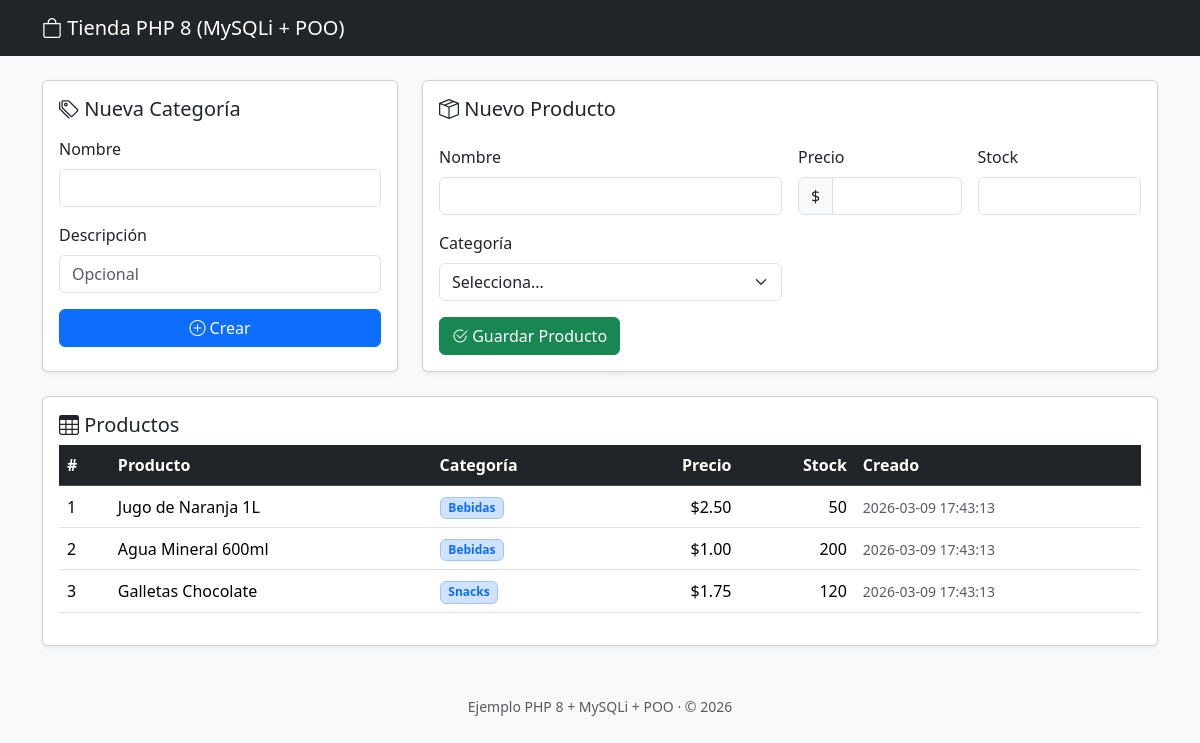
The page / on the database its author committed.
### tables this page shows
CREATE TABLE productos (
  id INT AUTO_INCREMENT PRIMARY KEY,
  nombre VARCHAR(150) NOT NULL,
  precio DECIMAL(10,2) NOT NULL CHECK (precio >= 0),
  categoria_id INT NOT NULL,
  stock INT NOT NULL DEFAULT 0 CHECK (stock >= 0),
  creado_en TIMESTAMP DEFAULT CURRENT_TIMESTAMP,
  CONSTRAINT fk_productos_categorias
    FOREIGN KEY (categoria_id) REFERENCES categorias(id)
    ON UPDATE CASCADE ON DELETE RESTRICT
);

CREATE TABLE categorias (
  id INT AUTO_INCREMENT PRIMARY KEY,
  nombre VARCHAR(100) NOT NULL,
  descripcion VARCHAR(255) NULL,
  creado_en TIMESTAMP DEFAULT CURRENT_TIMESTAMP
);

### repositories/ProductoRepository.php (called while the page is built, shortened)
<?php
class ProductoRepository
{
    public function allWithCategoria(): array
    {
        $sql = "
            SELECT p.id, p.nombre, p.precio, p.stock, p.creado_en,
                   c.nombre AS categoria
            FROM productos p
            INNER JOIN categorias c ON c.id = p.categoria_id
            ORDER BY p.creado_en DESC
        ";
        $result = $this->db->query($sql);
        $rows = [];
        while ($row = $result->fetch_assoc()) {
            $row['id'] = (int)$row['id'];
            $row['precio'] = (float)$row['precio'];
            $row['stock'] = (int)$row['stock'];
            $rows[] = $row;
        }
        return $rows;
    }
}

### public/index.php (the view, shortened to what this page needs)
<?php
$APP = dirname(__DIR__);
require_once $APP . '/repositories/ProductoRepository.php';
$db = Database::getConnection();
$prodRepo = new ProductoRepository($db);
$productos  = $prodRepo->allWithCategoria();
?>
<!doctype html>
<html lang="es">
<head>
  <link href="https://cdn.jsdelivr.net/npm/bootstrap@5.3.3/dist/css/bootstrap.min.css" rel="stylesheet">
  <link href="https://cdn.jsdelivr.net/npm/bootstrap-icons@1.11.3/font/bootstrap-icons.css" rel="stylesheet">
</head>
<body class="bg-light">
<nav class="navbar navbar-expand-lg navbar-dark bg-dark">
  <div class="container">
    <a class="navbar-brand" href="#"><i class="bi bi-bag"></i> Tienda PHP 8 (MySQLi + POO)</a>
  </div>
</nav>
<main class="container py-4">
  <div class="row g-4">
    <div class="col-12 col-lg-4">
      <div class="card shadow-sm h-100">
        <div class="card-body">
          <h5 class="card-title"><i class="bi bi-tags"></i> Nueva Categoría</h5>
          <form action="actions/crear_categoria.php" method="post" class="mt-3">
            <div class="mb-3">
              <label class="form-label">Nombre</label>
              <input type="text" name="nombre" class="form-control" required maxlength="100">
            </div>
            <div class="mb-3">
              <label class="form-label">Descripción</label>
              <input type="text" name="descripcion" class="form-control" maxlength="255" placeholder="Opcional">
            </div>
            <button class="btn btn-primary w-100" type="submit"><i class="bi bi-plus-circle"></i> Crear</button>
          </form>
        </div>
      </div>
    </div>
    <div class="col-12 col-lg-8">
      <div class="card shadow-sm h-100">
        <div class="card-body">
          <h5 class="card-title"><i class="bi bi-box-seam"></i> Nuevo Producto</h5>
          <form action="actions/crear_producto.php" method="post" class="row g-3 mt-1">
            <div class="col-md-6">
              <label class="form-label">Nombre</label>
              <input type="text" name="nombre" class="form-control" required maxlength="150">
            </div>
            <div class="col-md-3">
              <label class="form-label">Precio</label>
              <div class="input-group">
                <span class="input-group-text">$</span>
                <input type="number" step="0.01" min="0" name="precio" class="form-control" required>
              </div>
            </div>
            <div class="col-md-3">
              <label class="form-label">Stock</label>
              <input type="number" min="0" name="stock" class="form-control" required>
            </div>
            <div class="col-md-6">
              <label class="form-label">Categoría</label>
              <select name="categoria_id" class="form-select" required>
                <option value="" hidden>Selecciona...</option>
              </select>
            </div>
            <div class="col-12">
              <button class="btn btn-success" type="submit"><i class="bi bi-check2-circle"></i> Guardar Producto</button>
            </div>
          </form>
        </div>
      </div>
    </div>
    <div class="col-12">
      <div class="card shadow-sm">
        <div class="card-body">
          <h5 class="card-title"><i class="bi bi-table"></i> Productos</h5>
          <div class="table-responsive">
            <table class="table table-hover align-middle">
              <thead class="table-dark">
                <tr>
                  <th>#</th>
                  <th>Producto</th>
                  <th>Categoría</th>
                  <th class="text-end">Precio</th>
                  <th class="text-end">Stock</th>
                  <th>Creado</th>
                </tr>
              </thead>
              <tbody>
                <?php if (count($productos) === 0): ?>
                  <tr><td colspan="6" class="text-center text-muted">Sin productos todavía.</td></tr>
                <?php else: ?>
                  <?php foreach ($productos as $p): ?>
                    <tr>
                      <td><?= (int)$p['id'] ?></td>
                      <td><?= htmlspecialchars($p['nombre']) ?></td>
                      <td><span class="badge bg-primary-subtle text-primary border border-primary-subtle"><?= htmlspecialchars($p['categoria']) ?></span></td>
                      <td class="text-end">$<?= number_format((float)$p['precio'], 2) ?></td>
                      <td class="text-end"><?= (int)$p['stock'] ?></td>
                      <td><small class="text-muted"><?= htmlspecialchars((string)$p['creado_en']) ?></small></td>
                    </tr>
                  <?php endforeach; ?>
                <?php endif; ?>
              </tbody>
            </table>
          </div>
        </div>
      </div>
    </div>
  </div>
</main>
<footer class="text-center py-4 text-muted">
  <small>Ejemplo PHP 8 + MySQLi + POO · © <?= date('Y') ?></small>
</footer>
</body>
</html>

### rows shown on the page
productos: id "1", nombre "Jugo de Naranja 1L", categoria.nombre "Bebidas", precio "2.50", stock "50", creado_en "2026-03-09 17:43:13"
productos: id "2", nombre "Agua Mineral 600ml", categoria.nombre "Bebidas", precio "1.00", stock "200", creado_en "2026-03-09 17:43:13"
productos: id "3", nombre "Galletas Chocolate", categoria.nombre "Snacks", precio "1.75", stock "120", creado_en "2026-03-09 17:43:13"
